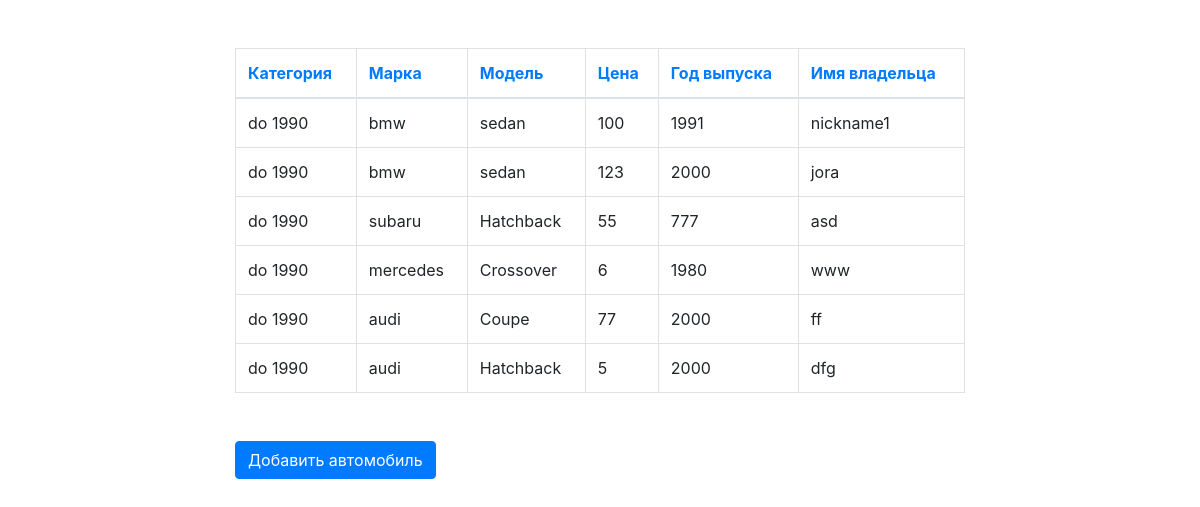
Before: / with the older database file.
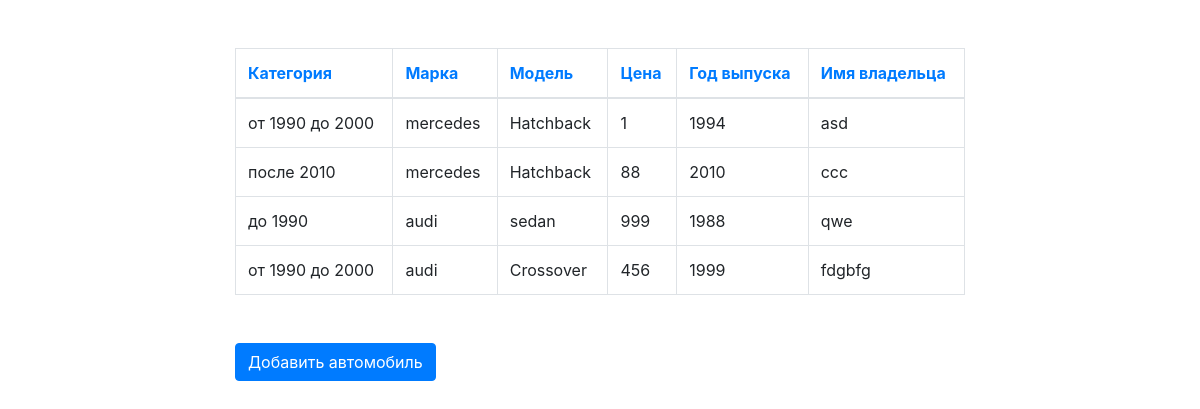
After: the same page with the newer database file.
### car/models.py (models this page shows)
class Car(models.Model):
    price = models.SmallIntegerField(verbose_name='Цена')
    year = models.SmallIntegerField(verbose_name='Год выпуска')
    name = models.CharField(max_length=255, verbose_name='Имя владельца')
    car_cat = models.CharField(verbose_name='Категория', max_length=255, default='do 1990')
    car_mrk = models.ForeignKey(CarMark, verbose_name='Марка', related_name='car_marks', on_delete=models.CASCADE)
    car_mdl = models.ForeignKey(CarModel, verbose_name='Модель', related_name='car_models', on_delete=models.CASCADE)
    class Meta:
        verbose_name = 'Автомобиль'
        verbose_name_plural = 'Автомобили'

class CarMark(models.Model):
    car_mark = models.CharField(max_length=255, verbose_name='Марка авто')
    def __str__(self):
        return self.car_mark
    class Meta:
        verbose_name = 'Марка авто'
        verbose_name_plural = 'Марка авто'

class CarModel(models.Model):
    car_model = models.CharField(max_length=255, verbose_name='Модель авто')
    def __str__(self):
        return self.car_model
    class Meta:
        verbose_name = 'Модель авто'
        verbose_name_plural = 'Модель авто'

### car/views.py (the view)
# urls.py: url(r'^$', views.cars_list, name='main_page'),
def cars_list(request):
    car_list = Car.objects.all()
    context = {
        'car_list': car_list,
    }
    return render(request, 'car_list.html', context)

### car/templates/car_list.html
{% extends 'base.html' %}
{% block car_list %}
<div class="container mt-5">
    <div class="row">
        <table id="sorting" class="table table-bordered mb-5">
            <thead>
                <tr>
                    <th data-dynatable-column="category">Категория</th>
                    <th data-dynatable-column="car_mark">Марка</th>
                    <th data-dynatable-column="car_model">Модель</th>
                    <th data-dynatable-column="car_price">Цена</th>
                    <th data-dynatable-column="car_year">Год выпуска</th>
                    <th data-dynatable-column="user_name">Имя владельца</th>
                </tr>
            </thead>
            <tbody>
                {% for car in car_list %}
                    <tr>
                        <td class="col-2">{{ car.car_cat }}</td>
                        <td class="col-2">{{ car.car_mrk }}</td>
                        <td class="col-2">{{ car.car_mdl }}</td>
                        <td class="col-2">{{ car.price }}</td>
                        <td class="col-2">{{ car.year}}</td>
                        <td class="col-2">{{ car.name }}</td>
                    </tr>
                {% endfor %}
            </tbody>
        </table>
        <div class="">
            <a class="btn btn-primary" href="{% url 'car_form' %}">Добавить автомобиль</a>
        </div>
    </div>
</div>
{% endblock %}

### car/templates/base.html (shortened to what this page needs)
{% load static %}
<!DOCTYPE html>
<html lang="en">
<head>
    <link rel="stylesheet" href="https://stackpath.bootstrapcdn.com/bootstrap/4.2.1/css/bootstrap.min.css">
</head>
<body>
    <div class="container">
        <div class="row">
            <div class="col-8 m-auto">
                {% block car_list %}
                {% endblock %}
            </div>
        </div>
    </div>
</body>
</html>

Changed rows visible on the page:
removed Car: car_cat "do 1990", car_mrk "bmw", car_mdl "sedan", price "100", year "1991", name "nickname1"
removed Car: car_cat "do 1990", car_mrk "bmw", car_mdl "sedan", price "123", year "2000", name "jora"
removed Car: car_cat "do 1990", car_mrk "subaru", car_mdl "Hatchback", price "55", year "777", name "asd"
removed Car: car_cat "do 1990", car_mrk "mercedes", car_mdl "Crossover", price "6", year "1980", name "www"
removed Car: car_cat "do 1990", car_mrk "audi", car_mdl "Coupe", price "77", year "2000", name "ff"
removed Car: car_cat "do 1990", car_mrk "audi", car_mdl "Hatchback", price "5", year "2000", name "dfg"
added Car: car_cat "от 1990 до 2000", car_mrk "mercedes", car_mdl "Hatchback", price "1", year "1994", name "asd"
added Car: car_cat "после 2010", car_mrk "mercedes", car_mdl "Hatchback", price "88", year "2010", name "ccc"
added Car: car_cat "до 1990", car_mrk "audi", car_mdl "sedan", price "999", year "1988", name "qwe"
added Car: car_cat "от 1990 до 2000", car_mrk "audi", car_mdl "Crossover", price "456", year "1999", name "fdgbfg"
